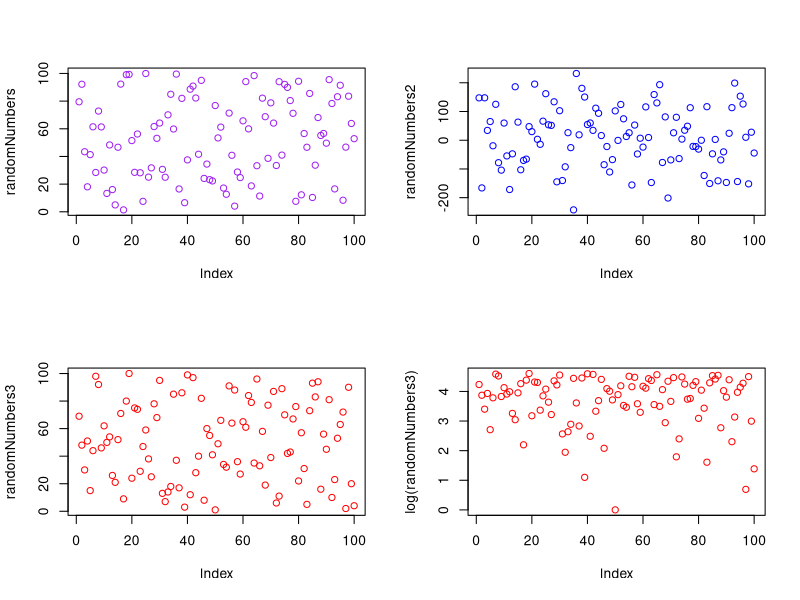
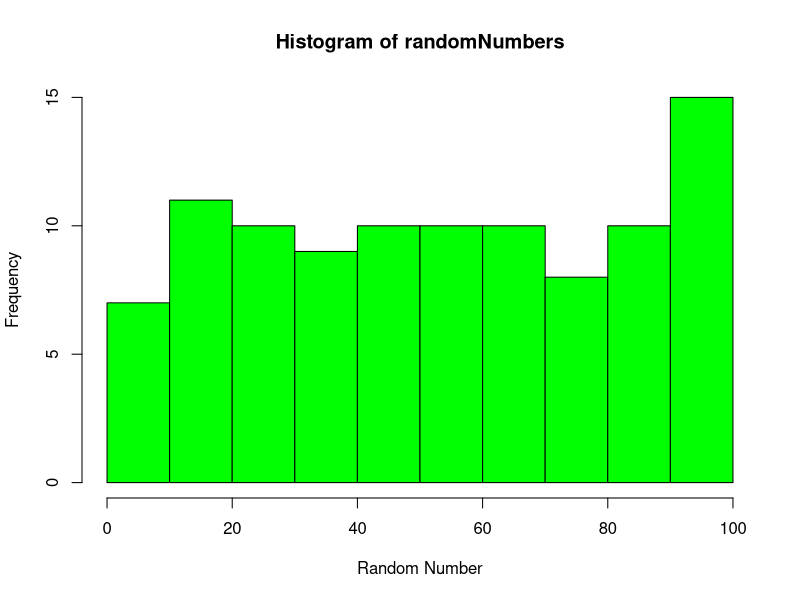
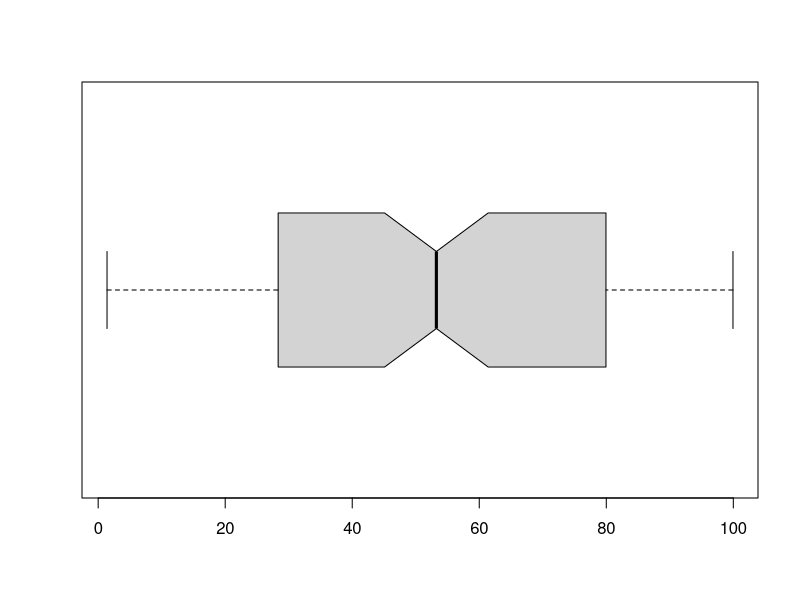

Source code (R) for these figures, in order: (Note: this script raises an error after producing the figures.)
#### task 1 ####

randomNumbers <- runif(100,1,100)
randomNumbers2 <- rnorm(100,1,100)
randomNumbers3 <- sample(100,100)

# plotting 4 plots next to eachother
par(mfrow=c(2,2))

# scatter plot
plot(randomNumbers, col="purple", pch=1, cex=1)

plot(randomNumbers2, col="blue", pch=1, cex=1)

plot(randomNumbers3, col="red", pch=1, cex=1)

# log transformation if data dowsn't follow normal distribution 
plot(log(randomNumbers3), col="red", pch=1, cex=1)

par(mfrow=c(1,1))

# histogram
hist(randomNumbers, col="green", xlab="Random Number", ylab="Frequency")

# boxplot
boxplot(randomNumbers, horizontal = TRUE, notch = TRUE)


#### task 2 ####
install.packages("raster")
library(raster)

germany <- getData("GADM", country = "DEU", level = 2)
plot(germany)

prec <- getData("worldclim", var = "prec", res = 0.5, lon = 10, lat = 51)
plot(prec)

# spatial cropping: crop() commands reduces the extent
prec_ger1 <- crop(prec, germany) 
spplot(prec_ger1)

# spatial masking: mask() masks out all values outside the border
prec_ger2 <- mask(prec_ger1, germany)
ssplot(prec_ger2)

#### TODO: exchange crop and mask - what happens? ####

#### TODO: plot the precipiation, re-run the code for different data and countries ####


#### officeR ####
install.packages("officer")
library(officer)
library(magrittr)

layout_summary(my_pres)

my_pres<-
  # Load template
  read_pptx("blank.pptx") %>%
  # Add a slide
  add_slide(layout="Title Slide", master="Office Theme")
